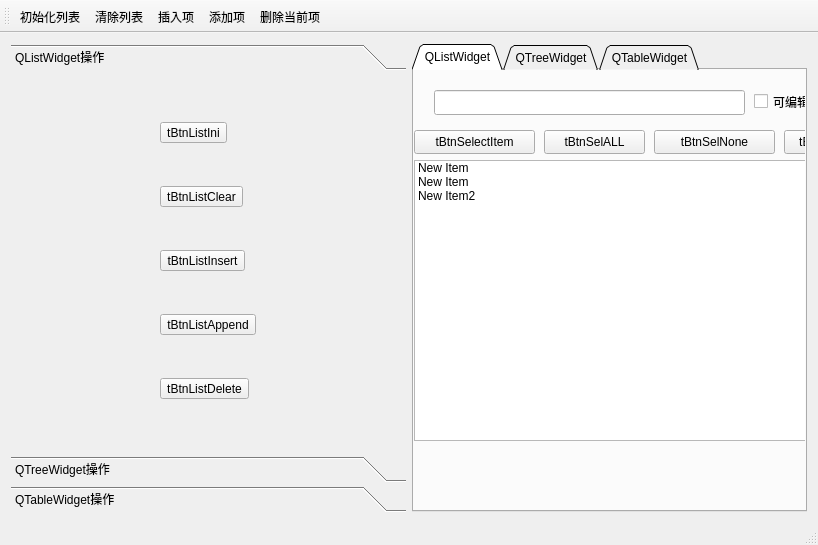
<?xml version="1.0" encoding="UTF-8"?>
<ui version="4.0">
 <class>MainWindow</class>
 <widget class="QMainWindow" name="MainWindow">
  <property name="geometry">
   <rect>
    <x>0</x>
    <y>0</y>
    <width>818</width>
    <height>545</height>
   </rect>
  </property>
  <property name="windowTitle">
   <string>MainWindow</string>
  </property>
  <property name="toolButtonStyle">
   <enum>Qt::ToolButtonIconOnly</enum>
  </property>
  <widget class="QWidget" name="centralWidget">
   <layout class="QHBoxLayout" name="horizontalLayout">
    <item>
     <layout class="QVBoxLayout" name="verticalLayout">
      <item>
       <widget class="QToolBox" name="toolBox">
        <property name="maximumSize">
         <size>
          <width>421</width>
          <height>16777215</height>
         </size>
        </property>
        <property name="autoFillBackground">
         <bool>false</bool>
        </property>
        <property name="frameShape">
         <enum>QFrame::Panel</enum>
        </property>
        <property name="frameShadow">
         <enum>QFrame::Plain</enum>
        </property>
        <property name="lineWidth">
         <number>0</number>
        </property>
        <property name="currentIndex">
         <number>0</number>
        </property>
        <property name="tabSpacing">
         <number>4</number>
        </property>
        <widget class="QWidget" name="page0">
         <property name="geometry">
          <rect>
           <x>0</x>
           <y>0</y>
           <width>421</width>
           <height>310</height>
          </rect>
         </property>
         <attribute name="label">
          <string>QListWidget操作</string>
         </attribute>
         <layout class="QGridLayout" name="gridLayout">
          <item row="0" column="0">
           <widget class="QToolButton" name="tBtnListIni">
            <property name="text">
             <string>tBtnListIni</string>
            </property>
            <property name="toolButtonStyle">
             <enum>Qt::ToolButtonTextBesideIcon</enum>
            </property>
           </widget>
          </item>
          <item row="1" column="0">
           <widget class="QToolButton" name="tBtnListClear">
            <property name="text">
             <string>tBtnListClear</string>
            </property>
            <property name="toolButtonStyle">
             <enum>Qt::ToolButtonTextBesideIcon</enum>
            </property>
           </widget>
          </item>
          <item row="2" column="0">
           <widget class="QToolButton" name="tBtnListInsert">
            <property name="text">
             <string>tBtnListInsert</string>
            </property>
            <property name="toolButtonStyle">
             <enum>Qt::ToolButtonTextBesideIcon</enum>
            </property>
           </widget>
          </item>
          <item row="3" column="0">
           <widget class="QToolButton" name="tBtnListAppend">
            <property name="text">
             <string>tBtnListAppend</string>
            </property>
            <property name="toolButtonStyle">
             <enum>Qt::ToolButtonTextBesideIcon</enum>
            </property>
           </widget>
          </item>
          <item row="4" column="0">
           <widget class="QToolButton" name="tBtnListDelete">
            <property name="text">
             <string>tBtnListDelete</string>
            </property>
            <property name="toolButtonStyle">
             <enum>Qt::ToolButtonTextBesideIcon</enum>
            </property>
           </widget>
          </item>
         </layout>
        </widget>
        <widget class="QWidget" name="page_3">
         <property name="geometry">
          <rect>
           <x>0</x>
           <y>0</y>
           <width>395</width>
           <height>310</height>
          </rect>
         </property>
         <attribute name="label">
          <string>QTreeWidget操作</string>
         </attribute>
        </widget>
        <widget class="QWidget" name="page_2">
         <property name="geometry">
          <rect>
           <x>0</x>
           <y>0</y>
           <width>395</width>
           <height>310</height>
          </rect>
         </property>
         <attribute name="label">
          <string>QTableWidget操作</string>
         </attribute>
        </widget>
       </widget>
      </item>
     </layout>
    </item>
    <item>
     <widget class="QTabWidget" name="tabWidget">
      <property name="tabPosition">
       <enum>QTabWidget::North</enum>
      </property>
      <property name="tabShape">
       <enum>QTabWidget::Triangular</enum>
      </property>
      <property name="currentIndex">
       <number>0</number>
      </property>
      <widget class="QWidget" name="QListWidget1">
       <attribute name="title">
        <string>QListWidget</string>
       </attribute>
       <widget class="QToolButton" name="tBtnSelectItem">
        <property name="geometry">
         <rect>
          <x>0</x>
          <y>60</y>
          <width>121</width>
          <height>24</height>
         </rect>
        </property>
        <property name="text">
         <string>tBtnSelectItem</string>
        </property>
       </widget>
       <widget class="QToolButton" name="tBtnSelALL">
        <property name="geometry">
         <rect>
          <x>130</x>
          <y>60</y>
          <width>101</width>
          <height>24</height>
         </rect>
        </property>
        <property name="text">
         <string>tBtnSelALL</string>
        </property>
       </widget>
       <widget class="QToolButton" name="tBtnSelNone">
        <property name="geometry">
         <rect>
          <x>240</x>
          <y>60</y>
          <width>121</width>
          <height>24</height>
         </rect>
        </property>
        <property name="text">
         <string>tBtnSelNone</string>
        </property>
       </widget>
       <widget class="QToolButton" name="tBtnSelInvs">
        <property name="geometry">
         <rect>
          <x>370</x>
          <y>60</y>
          <width>91</width>
          <height>24</height>
         </rect>
        </property>
        <property name="text">
         <string>tBtnSelInvs</string>
        </property>
       </widget>
       <widget class="QListWidget" name="listWidget">
        <property name="geometry">
         <rect>
          <x>0</x>
          <y>90</y>
          <width>431</width>
          <height>281</height>
         </rect>
        </property>
        <property name="dragEnabled">
         <bool>false</bool>
        </property>
        <item>
         <property name="text">
          <string>New Item</string>
         </property>
         <property name="checkState">
          <enum>Unchecked</enum>
         </property>
        </item>
        <item>
         <property name="text">
          <string>New Item</string>
         </property>
         <property name="checkState">
          <enum>Unchecked</enum>
         </property>
        </item>
        <item>
         <property name="text">
          <string>New Item2</string>
         </property>
         <property name="checkState">
          <enum>Unchecked</enum>
         </property>
        </item>
       </widget>
       <widget class="QCheckBox" name="chkBoxListEditable">
        <property name="geometry">
         <rect>
          <x>340</x>
          <y>20</y>
          <width>92</width>
          <height>23</height>
         </rect>
        </property>
        <property name="text">
         <string>可编辑</string>
        </property>
       </widget>
       <widget class="QLineEdit" name="editCutItemText">
        <property name="geometry">
         <rect>
          <x>20</x>
          <y>20</y>
          <width>311</width>
          <height>25</height>
         </rect>
        </property>
       </widget>
      </widget>
      <widget class="QWidget" name="QTreeWidget1">
       <attribute name="title">
        <string>QTreeWidget</string>
       </attribute>
       <widget class="QTreeWidget" name="treeWidget">
        <property name="geometry">
         <rect>
          <x>70</x>
          <y>50</y>
          <width>256</width>
          <height>192</height>
         </rect>
        </property>
        <column>
         <property name="text">
          <string notr="true">1</string>
         </property>
        </column>
       </widget>
      </widget>
      <widget class="QWidget" name="QTableWidget1">
       <attribute name="title">
        <string>QTableWidget</string>
       </attribute>
      </widget>
     </widget>
    </item>
   </layout>
  </widget>
  <widget class="QMenuBar" name="menuBar">
   <property name="geometry">
    <rect>
     <x>0</x>
     <y>0</y>
     <width>818</width>
     <height>22</height>
    </rect>
   </property>
  </widget>
  <widget class="QToolBar" name="mainToolBar">
   <property name="orientation">
    <enum>Qt::Horizontal</enum>
   </property>
   <property name="toolButtonStyle">
    <enum>Qt::ToolButtonTextUnderIcon</enum>
   </property>
   <attribute name="toolBarArea">
    <enum>TopToolBarArea</enum>
   </attribute>
   <attribute name="toolBarBreak">
    <bool>false</bool>
   </attribute>
   <addaction name="actListInit"/>
   <addaction name="actListClear"/>
   <addaction name="actListInsert"/>
   <addaction name="actListAppend"/>
   <addaction name="actListDelete"/>
  </widget>
  <widget class="QStatusBar" name="statusBar"/>
  <action name="actListInit">
   <property name="icon">
    <iconset resource="res.qrc">
     <normaloff>:/images/icons/101.bmp</normaloff>:/images/icons/101.bmp</iconset>
   </property>
   <property name="text">
    <string>初始化列表</string>
   </property>
  </action>
  <action name="actListClear">
   <property name="icon">
    <iconset resource="res.qrc">
     <normaloff>:/images/icons/delete1.bmp</normaloff>:/images/icons/delete1.bmp</iconset>
   </property>
   <property name="text">
    <string>清除列表</string>
   </property>
  </action>
  <action name="actListInsert">
   <property name="icon">
    <iconset resource="res.qrc">
     <normaloff>:/images/icons/306.bmp</normaloff>:/images/icons/306.bmp</iconset>
   </property>
   <property name="text">
    <string>插入项</string>
   </property>
  </action>
  <action name="actListAppend">
   <property name="icon">
    <iconset resource="res.qrc">
     <normaloff>:/images/icons/316.bmp</normaloff>:/images/icons/316.bmp</iconset>
   </property>
   <property name="text">
    <string>添加项</string>
   </property>
  </action>
  <action name="actListDelete">
   <property name="icon">
    <iconset resource="res.qrc">
     <normaloff>:/images/icons/324.bmp</normaloff>:/images/icons/324.bmp</iconset>
   </property>
   <property name="text">
    <string>删除当前项</string>
   </property>
  </action>
  <action name="actSelALL">
   <property name="text">
    <string>全选</string>
   </property>
  </action>
  <action name="actSelNone">
   <property name="text">
    <string>全不选</string>
   </property>
  </action>
  <action name="actSelInvs">
   <property name="text">
    <string>反选</string>
   </property>
  </action>
  <action name="actQuit">
   <property name="text">
    <string>退出</string>
   </property>
  </action>
  <action name="actSelPopMenu">
   <property name="text">
    <string>项选择</string>
   </property>
  </action>
 </widget>
 <layoutdefault spacing="6" margin="11"/>
 <resources>
  <include location="res.qrc"/>
 </resources>
 <connections>
  <connection>
   <sender>actSelPopMenu</sender>
   <signal>triggered()</signal>
   <receiver>actSelInvs</receiver>
   <slot>trigger()</slot>
   <hints>
    <hint type="sourcelabel">
     <x>-1</x>
     <y>-1</y>
    </hint>
    <hint type="destinationlabel">
     <x>-1</x>
     <y>-1</y>
    </hint>
   </hints>
  </connection>
  <connection>
   <sender>actQuit</sender>
   <signal>triggered()</signal>
   <receiver>MainWindow</receiver>
   <slot>close()</slot>
   <hints>
    <hint type="sourcelabel">
     <x>-1</x>
     <y>-1</y>
    </hint>
    <hint type="destinationlabel">
     <x>479</x>
     <y>343</y>
    </hint>
   </hints>
  </connection>
 </connections>
</ui>
